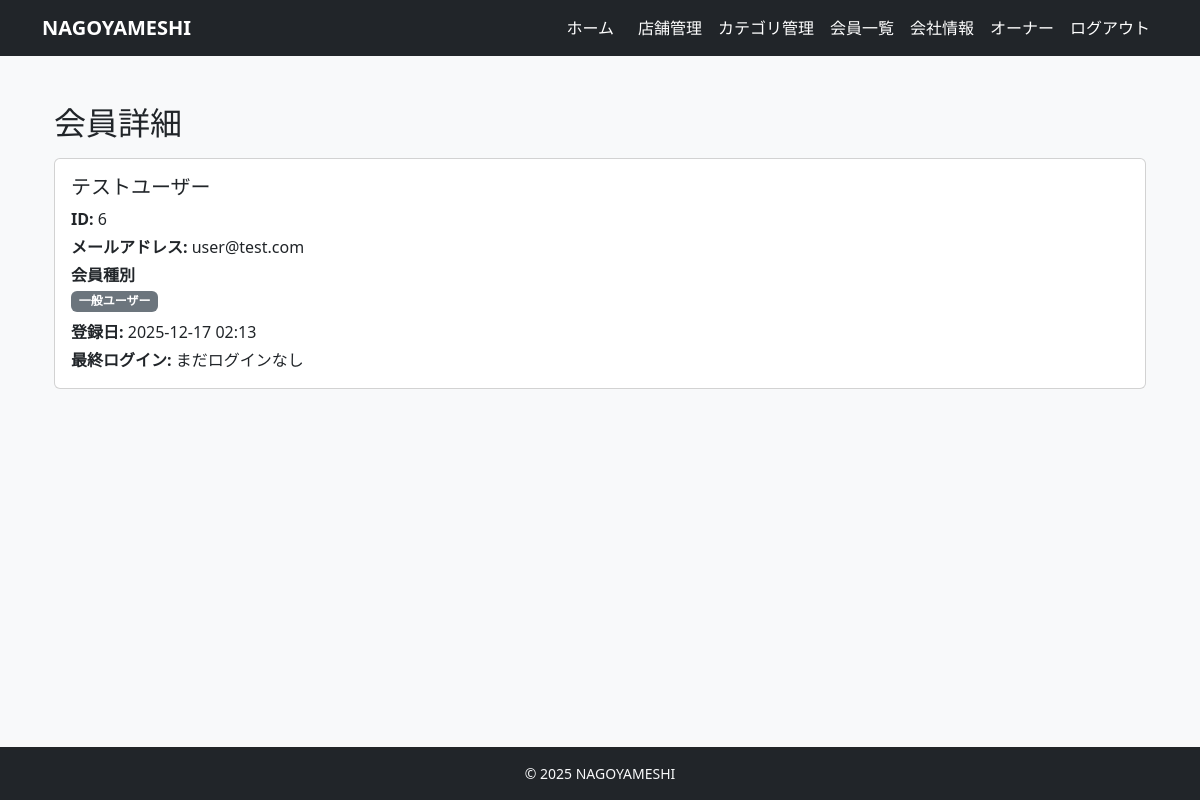
Page /owner/members/6/ (signed in) on the earlier database version.
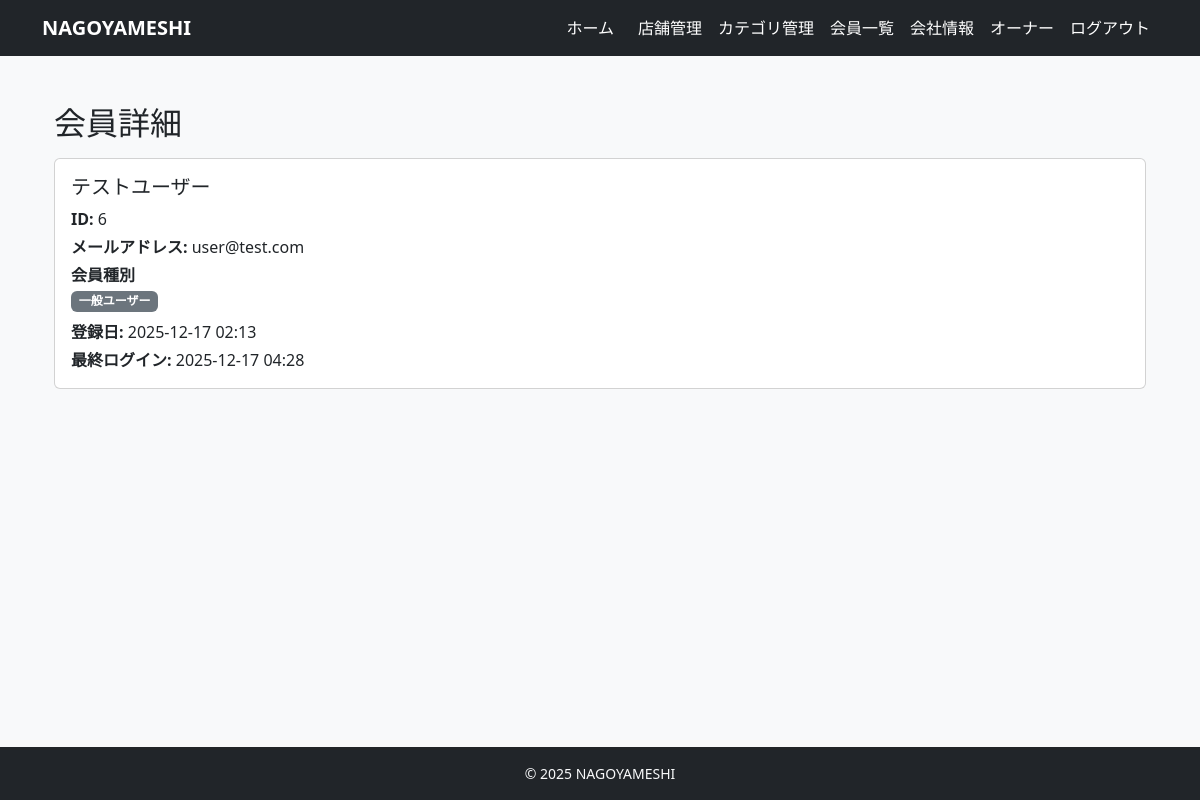
Same page on the later database version.
### accounts/models.py (models this page shows, shortened)
class User(AbstractUser):
    username = None  # 使わない（メールログインにする）
    email = models.EmailField(unique=True)
    name = models.CharField(max_length=10)
    name_kana = models.CharField(max_length=10)
    zipcode = models.CharField(max_length=8)
    address = models.CharField(max_length=20)
    tel = models.CharField(max_length=11)
    company = models.ForeignKey(
        'restaurants.Company',
        verbose_name='所属会社',
        on_delete=models.SET_NULL,
        null=True,
        blank=True,
        related_name='staff_members'
    )
    is_paid_member = models.BooleanField(default=False)
    is_owner_member = models.BooleanField(default=False)
    created_at = models.DateTimeField(auto_now_add=True)
    updated_at = models.DateTimeField(auto_now=True)
    USERNAME_FIELD = 'email'
    REQUIRED_FIELDS = ['name', 'name_kana', 'zipcode', 'address', 'tel']
    objects = CustomUserManager()

### restaurants/views.py (the view)
# urls.py: path("owner/members/<int:pk>/", views.OwnerMemberDetailView.as_view(), name="owner_member_detail"),
class OwnerMemberDetailView(LoginRequiredMixin, OwnerRequiredMixin, DetailView):
    model = User
    template_name = "restaurants/owner_member_detail.html"
    context_object_name = "member"
    def get_context_data(self, **kwargs):
        ctx = super().get_context_data(**kwargs)
        return ctx

### restaurants/views.py (called while the page is built)
    def test_func(self):
        user = self.request.user
        return user.is_authenticated and getattr(user, "is_owner_member", False)

### templates/restaurants/owner_member_detail.html
{% extends "base.html" %}
{% block content %}
<div class="container mt-4">
    <h2>会員詳細</h2>
    <div class="card mt-3">
        <div class="card-body">
            <h5 class="card-title">
                {{ member.name }}
            </h5>
            <p class="card-text mb-1"><strong>ID:</strong> {{ member.id }}</p>
            <p class="card-text mb-1"><strong>メールアドレス:</strong> {{ member.email }}</p>
            <dt class="col-sm-3">会員種別</dt>
            <dd class="col-sm-9">
                {% if member.is_owner_member %}
                <span class="badge bg-warning text-dark border border-warning">
                    オーナー
                </span>
                {% elif member.is_staff %}
                <span class="badge bg-danger">システム管理者</span>
                {% else %}
                <span class="badge bg-secondary">一般ユーザー</span>
                {% endif %}
            </dd>
            <p class="card-text mb-1">
                <strong>登録日:</strong> {{ member.date_joined|date:"Y-m-d H:i" }}
            </p>
            <p class="card-text mb-0">
                <strong>最終ログイン:</strong>
                {% if member.last_login %}
                {{ member.last_login|date:"Y-m-d H:i" }}
                {% else %}
                まだログインなし
                {% endif %}
            </p>
        </div>
    </div>
</div>
{% endblock %}

Differences in the rows shown:
changed User "テストユーザー": last_login (not shown) → "2025-12-17 04:28"
Other differences:
text no longer shown: "まだログインなし"
